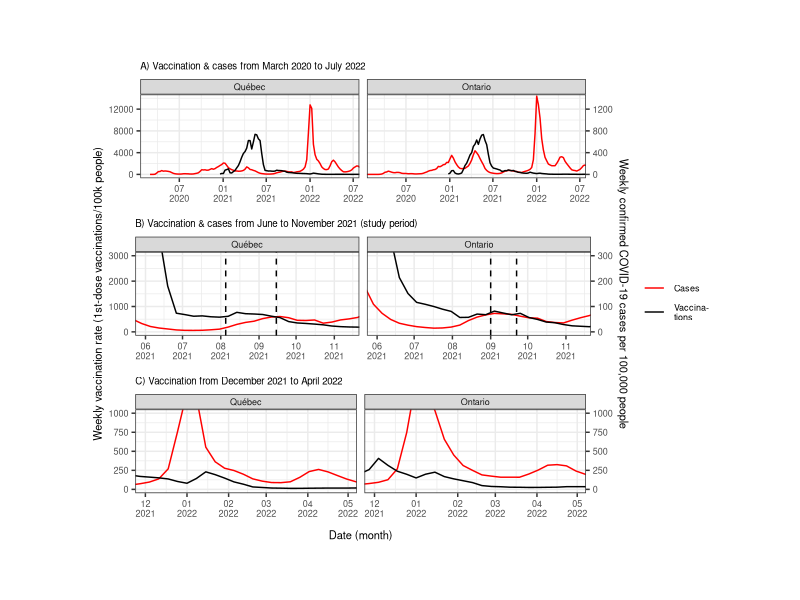

This chart was generated by the following R code:
library(tidyverse)
library(gridExtra)
library(lubridate)

theme_set(theme_bw())

data_vax <- read_csv("./response-reviewers/data-public/vax_by_age.csv")
data_vax <- rename(data_vax, rate_vax_wkly = rate_wkly)

# dates for passport
passport_mtx <- matrix(c("2021-08-05", "2021-09-15",
                         "2021-09-01", "2021-09-22"),
                       dimnames = list(c("QC", "ON"), c("start", "end")),
                       byrow = T, nrow = 2)

# Load and process case data ----
## quebec
data_case_qc <- read_csv("./response-reviewers/data-public-raw/covid-case-qc-graph_1-1_page_par_region.csv")
names(data_case_qc) <- c("date", "case_new", "avg_wkly", "notes")
data_case_qc$date <- as.Date(data_case_qc$date)
data_case_qc$prov <- "QC"
data_case_qc$notes <- NULL

## ontario
data_case_on <- read_csv("./response-reviewers/data-public-raw/covid-case-on-All case trends data.csv")
data_case_on <- data_case_on[, c(1, 2, 6, 7)]
names(data_case_on) <- c("date", "phu", "case_new", "avg_wkly")
data_case_on$date <- as.Date(data_case_on$date, "%B %d, %Y")
data_case_on$prov <- "ON"
data_case_on$avg_wkly <- as.double(data_case_on$avg_wkly)

data_case <- bind_rows(data_case_qc, data_case_on)
rm(data_case_qc, data_case_on)

# compute weekly totals
data_case <- data_case %>% 
  mutate(epiyr = epiyear(date), epiwk = epiweek(date)) %>%
  
  group_by(prov, epiyr, epiwk) %>%
  
  summarize(
    date_wk_start = min(date), date_wk_end = max(date),
    rate_case_wkly = sum(case_new),
    .groups = "drop"
  )

## Add population counts ----
census_pop <- read_csv("./response-reviewers/data-public/census_pop.csv")
census_pop$age[census_pop$age == "60_"] <- "60+"

data_vax <- left_join(data_vax,
                      subset(census_pop, age != "total_pop"),
                      by = c("prov", "age"))

data_case <- left_join(data_case,
                       subset(census_pop, age == "total_pop")[, c("prov", "pop")],
                       by = c("prov"))

rm(census_pop)

# group all 12+ vaccinations
data_vax_prov <- data_vax %>% 
  group_by(prov, epiyr, epiwk, date_wk_start, date_wk_end) %>% 
  summarize(across(rate_vax_wkly:pop, sum), .groups = "drop")

# Plot cases along vaccinations ----
plot_case_and_vax <- function(data_cases, data_vaccinations){
  ggplot(mapping = aes(x = date_wk_end)) +
    geom_line(data = data_cases, aes(y = rate_case_wkly, col = "Cases")) +
    geom_line(data = data_vaccinations, aes(y = rate_vax_wkly, col = "Vaccina-\ntions")) +
    
    scale_x_date(date_labels = "%m\n%Y") +
    scale_colour_manual(values = c("red", "black")) +
    
    facet_wrap(~pr_name, nrow = 1) +
    
    theme(
      # resize title
      plot.title = element_text(size = 7),
      
      # make axis and facet text legible
      axis.title = element_text(size = 8),
      axis.text.y = element_text(size = 6.5),
      # axis.text.x = element_text(size = 6.5, angle = 25, hjust = 1),
      axis.text.x = element_text(size = 6.5),
      strip.text = element_text(size = 6.5, margin = margin(0.08, 0, 0.08, 0, "cm")),
      
      # make legend key bigger and text legible
      # legend.key.width = unit(0.7, "line"),
      legend.title = element_text(size = 8),
      legend.text = element_text(size = 6.5),
      legend.position = "none",
      
      plot.background = element_blank()
    ) +
    labs(x = "Date (month)", col = NULL)
}

## Plot ----
#' overall weak association between cases and vaccination
#'      During vaccine passport "impact period", increase in vaccinations
#'      occurs in QC *before* increase in cases this likely signals that it
#'      is the passport, not case increases, that is leading to people
#'      getting vaccinated. In Ontario they occur concurrently,
#'      meaning that it is unlikely it was the case loads that lead to increases.

# Compute per population rates
data_case <- data_case %>% 
  mutate(rate_raw = rate_case_wkly,
         rate_case_wkly = rate_raw / pop * 1e5)
data_vax <- data_vax %>% 
  mutate(rate_raw = rate_vax_wkly,
         rate_vax_wkly = rate_raw / pop * 1e5)
data_vax_prov <- data_vax_prov %>% 
  mutate(rate_raw = rate_vax_wkly,
         rate_vax_wkly = rate_raw / pop * 1e5)

data_case <- data_case %>% mutate(
  pr_name = factor(prov, c("QC", "ON"), c("Québec", "Ontario"))
)
data_vax_prov <- data_vax_prov %>% mutate(
  pr_name = factor(prov, c("QC", "ON"), c("Québec", "Ontario"))
)

# start up to end of summer 2022
p1 <- plot_case_and_vax(
  mutate(data_case, rate_case_wkly = rate_case_wkly * 10),
  data_vax_prov) +
  coord_cartesian(xlim = as.Date(c("2020-03-01", "2022-06-15")),
                  ylim = c(0, 14000)) +
  scale_y_continuous(
    # name = "Weekly vaccination rate (1st-dose vaccinations/100k people)",
    name = "",
    breaks = c(0, 4, 8, 12) * 1000,
    sec.axis = sec_axis(trans =~. * 10^-1,
                        # name = "Weekly confirmed COVID-19 cases per 100,000 people",
                        name = "",
                        breaks = c(0, 4, 8, 12) * 100)
  ) +
  labs(title = "A) Vaccination & cases from March 2020 to July 2022")

## our study period
p2 <- plot_case_and_vax(
  mutate(data_case, rate_case_wkly = rate_case_wkly * 10),
  data_vax_prov) +
  # passport dates
  geom_vline(
    data = data.frame(
      pr_name = factor(rep(c("Québec", "Ontario"), each = 2),
                       levels = c("Québec", "Ontario")),
      date = as.Date(c("2021-08-05", "2021-09-15",
                       "2021-09-01", "2021-09-22"))
    ),
    aes(xintercept = date), linetype = "dashed"
  ) +
  # aesthetics
  coord_cartesian(xlim = as.Date(c("2021-06-01", "2021-11-13")),
                  ylim = c(0, 3000)) +
  scale_y_continuous(
    name = "Weekly vaccination rate (1st-dose vaccinations/100k people)",
    breaks = 0:3 * 1000,
    sec.axis = sec_axis(trans =~. * 10^-1, name = "Weekly confirmed COVID-19 cases per 100,000 people",
                        breaks = 0:3 * 100)
  ) +
  labs(title = "B) Vaccination & cases from June to November 2021 (study period)")

## December 2021 to April 2022
p3 <- plot_case_and_vax(
  mutate(data_case, rate_case_wkly = rate_case_wkly),
  data_vax_prov) +
  # aesthetics
  coord_cartesian(xlim = as.Date(c("2021-12-01", "2022-04-30")),
                  ylim = c(0, 1000)) +
  scale_y_continuous(
    # name = "Weekly vaccination rate (1st-dose vaccinations/100k people)",
    name = "",
    breaks = seq(0, 1000, 250),
    sec.axis = sec_axis(trans =~.,
                        name = ""
                        # name = "Weekly confirmed COVID-19 cases per 100,000 people"
                        )
  ) +
  labs(title = "C) Vaccination from December 2021 to April 2022")

## Save plot ----
# extract colour label
tmp <- ggplot_gtable(
  ggplot_build(
    p1 + theme(legend.position = "right")
  )
)
legend_pos <- which(sapply(tmp$grobs, function(x) x$name) == "guide-box")
rate_legend <- tmp$grobs[[legend_pos]]

# extract x axis
x_axis <- cowplot::get_plot_component(p1, "xlab-b")
p1 <- p1 + theme(axis.title.x = element_blank()) + labs(y = "")
p2 <- p2 + theme(axis.title.x = element_blank())
p3 <- p3 + theme(axis.title.x = element_blank()) + labs(y = "")

# plot
png("./response-reviewers/fig/fig_R1_weekly_vax_and_cases.png",
    width = 16, height = 12.5, units = "cm", res = 320,
    type = "cairo-png")
grid.arrange(p1, p2, p3, x_axis, rate_legend,
             ncol = 2,
             layout_matrix = matrix(c(1, 5,
                                      2, 5,
                                      3, 5,
                                      4, 5),
                                    ncol = 2, byrow = T),
             heights = unit(c(4, 4, 4, 0.5), "cm"),
             widths = unit(c(14, 2), "cm"))
dev.off()

